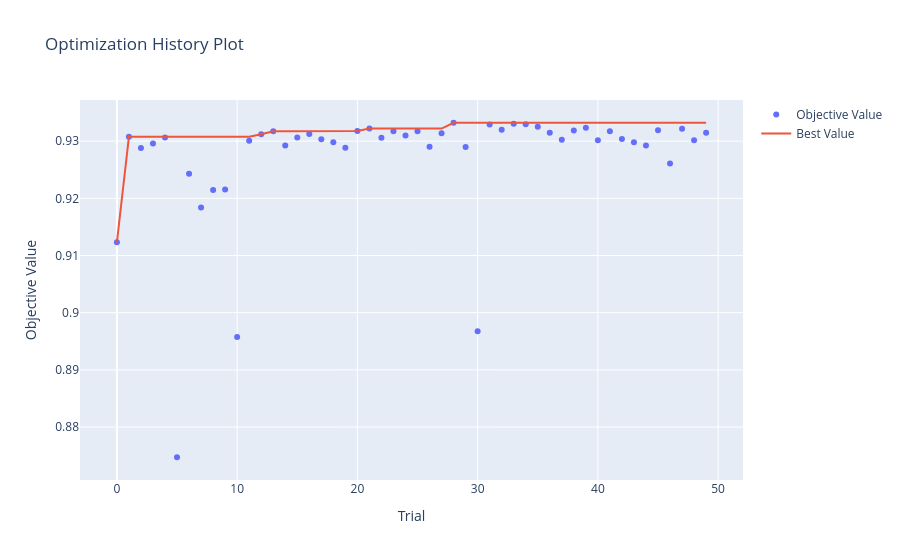

Notebook source saved alongside this figure:
### Code cell
# visualize study optimization
optuna.visualization.plot_optimization_history(study)
